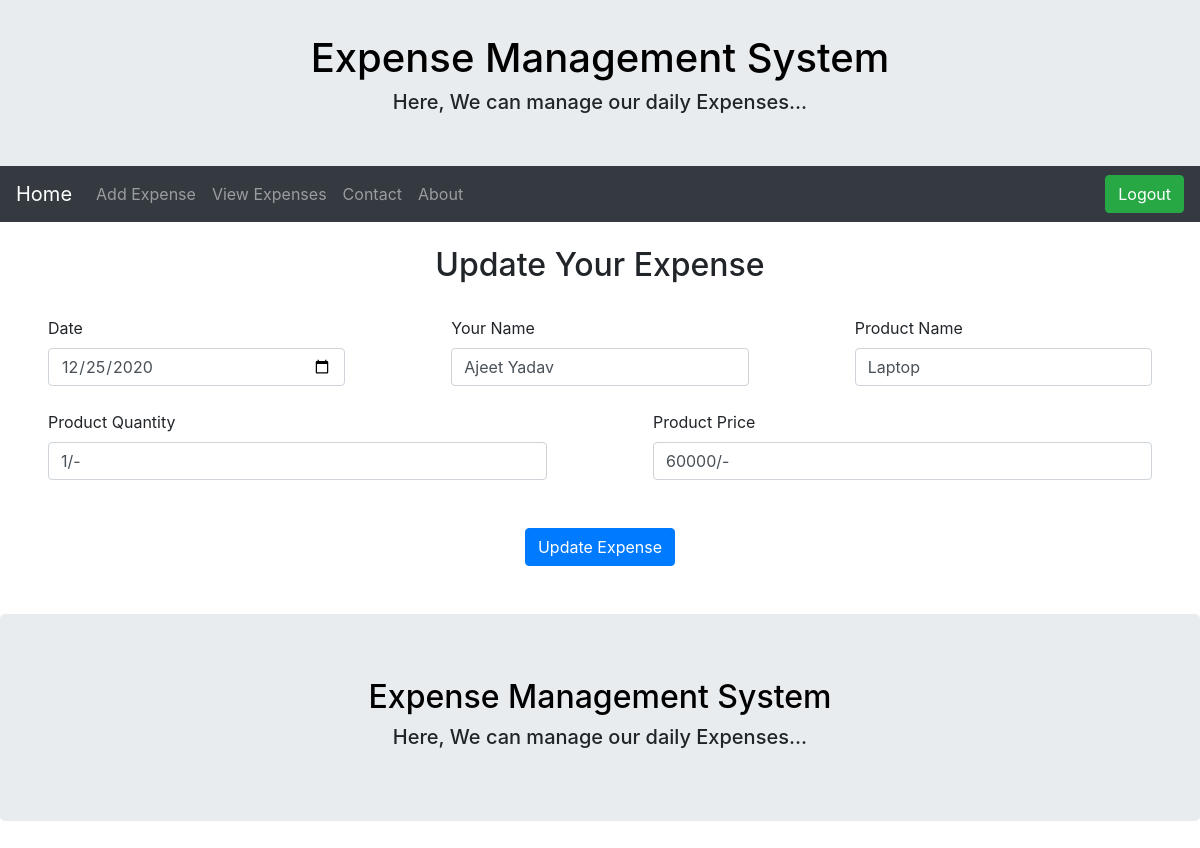
Before: /update/1 (signed in) with the older database file.
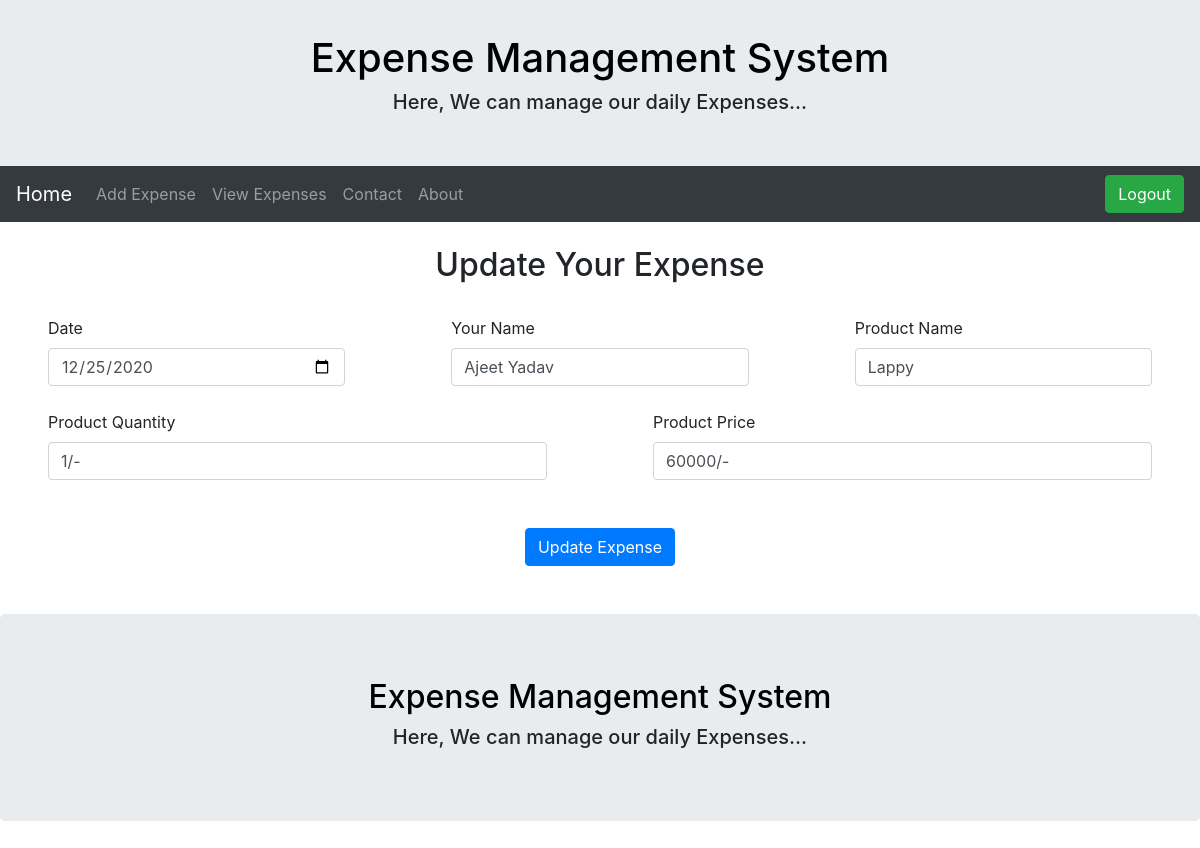
After: the same page with the newer database file.
### tables this page shows
CREATE TABLE Products (
	date_ VARCHAR NOT NULL,
	id INTEGER PRIMARY KEY AUTOINCREMENT,
	name TEXT NOT NULL,
	products TEXT NOT NULL,
	prod_qnty TEXT NOT NULL,
	prod_price TEXT NOT NULL );

### app.py (the view, shortened to what this page needs)
@app.route('/update/<int:id>',methods=['POST','GET'])
def update(id):
    if 'user' in session:
        connection = sqlite3.connect("users.db")
        connection.row_factory = sqlite3.Row
        cursor = connection.cursor()
        cursor.execute('select * from Products WHERE id={0}'.format(id))
        rows = cursor.fetchone()
        connection.close()
        return render_template('update.html',rows = rows)
    else:
        return redirect(url_for('login'))

### Templates/update.html (shortened to what this page needs)
{% extends 'layout.html'%}
{% block content%}
<!DOCTYPE html>
<html lang="en" dir="ltr">
<head>
</head>
<body>
  <br>
  <center>
    <h2>Update Your Expense</h2>
    <br>
  </center>
  <form method="post" >
    <div class="form-row">
    <div class="col  mx-sm-5">
      <label>Date</label>
      <input type="date" class="form-control" name="date" value="{{rows['date_']}}" required>
    </div>
    <div class="col mx-sm-5">
      <label>Your Name</label>
      <input type="text" class="form-control" name='name' value="{{rows['name']}}" required>
    </div>
    <div class="col mx-sm-5">
      <label>Product Name</label>
      <input type="text" class="form-control" name='prod_name' value="{{rows['Products']}}" required>
    </div>
  </div>
  <br>
    <div class="form-row">
    <div class="col  mx-sm-5">
      <label>Product Quantity</label>
      <input type="text" class="form-control" name='prod_Qty' value="{{rows['prod_qnty']}}" required>
    </div>
    <div class="col mx-sm-5">
      <label>Product Price</label>
      <input type="text" class="form-control" name='price' value="{{rows['prod_price']}}" required>
    </div>
  </div>
  <br><br>
  <center>
    <div class="form-row">
    <div class="col mx-sm-5">
      <button class="btn btn-primary" type="submit">Update Expense</button>
    </div>
    </div>
  </center>
  <br><br>
</form>
</body>
</html>
{% endblock %}

### Templates/layout.html (shortened to what this page needs)
<!DOCTYPE html>
<html lang="en">
<head>
  <link rel="stylesheet" href="https://maxcdn.bootstrapcdn.com/bootstrap/4.5.2/css/bootstrap.min.css">
</head>
<body>
  <div class="jumbotron text-center" style="margin-bottom:-20px; margin-top: -30px;">
    <h1><a style="text-decoration: none; color: black;" href="{{url_for('home')}}">Expense Management System</a></h1>
    <h5>Here, We can manage our daily Expenses...</h5>
  </div>
  <nav class="navbar navbar-expand-sm bg-dark navbar-dark">
    <a class="navbar-brand" href="{{url_for('home')}}">Home</a>
    <div class="collapse navbar-collapse" id="collapsibleNavbar">
      <ul class="navbar-nav">
        <li class="nav-item">
          <a class="nav-link" href="{{url_for('add_expenses')}}">Add Expense</a>
        </li>
        <li class="nav-item">
          <a class="nav-link" href="{{url_for('view')}}"> View Expenses</a>
        </li>
        <li class="nav-item">
          <a class="nav-link" href="{{url_for('contact')}}">Contact</a>
        </li>
        <li class="nav-item">
          <a class="nav-link" href="{{url_for('about')}}">About</a>
        </li>
      </ul>
    </div>
   <a href="{{url_for('logout')}}"><button class="btn btn-success" type="button">Logout</button></a>
  </nav>
  {% block content %}
  {% endblock %}
  <div class="jumbotron text-center" style="margin-bottom:0px; margin-top: 0px;">
    <h2><a style="text-decoration: none; color: black;" href="{{url_for('home')}}">Expense Management System</a></h2>
    <h5>Here, We can manage our daily Expenses...</h5>
  </div>
</body>
</html>

Changed rows visible on the page:
changed Products "Ajeet Yadav": prod_name "Laptop" → "Lappy"
